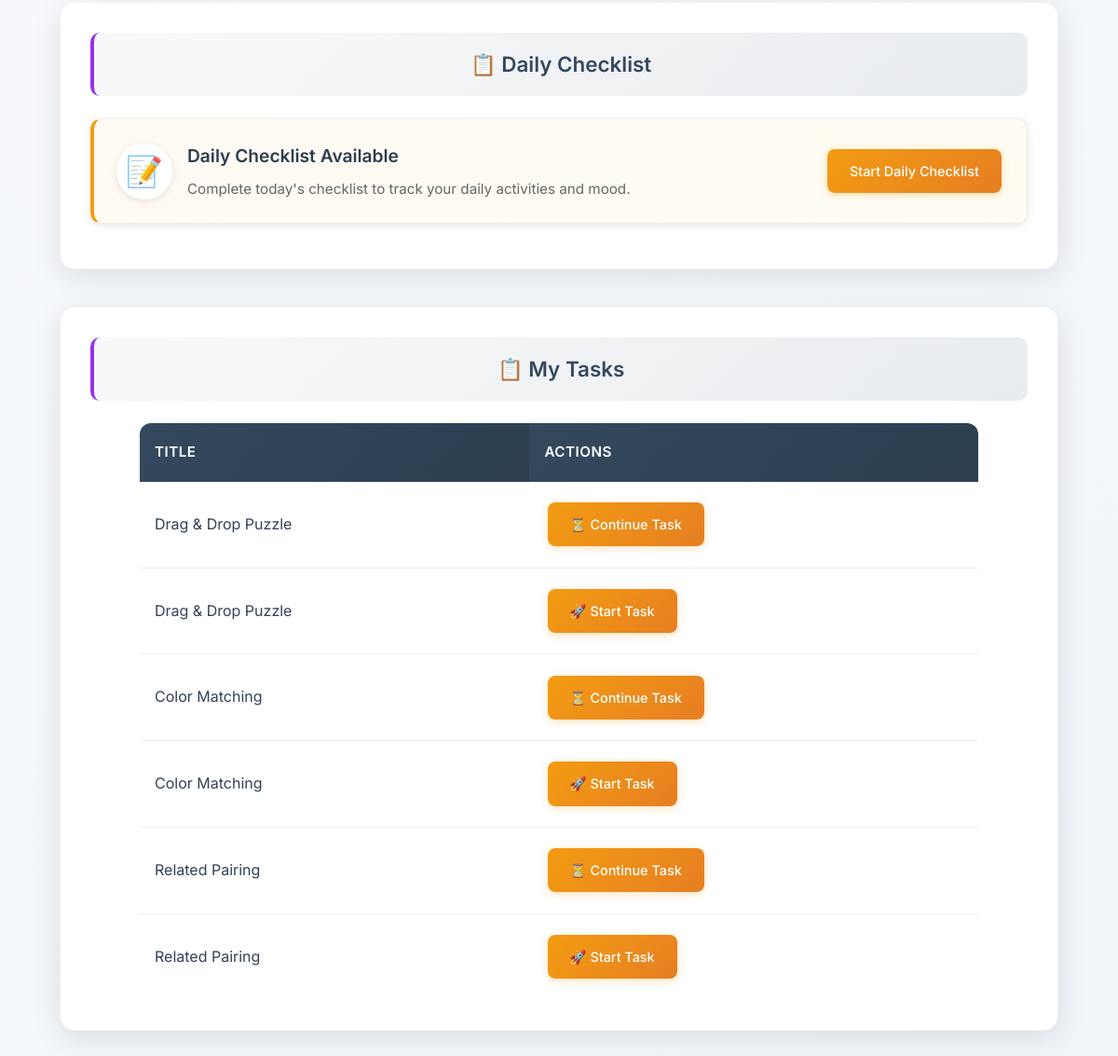
/patient-dashboard/ (signed in, lower part), run on an earlier commit of the app's database.
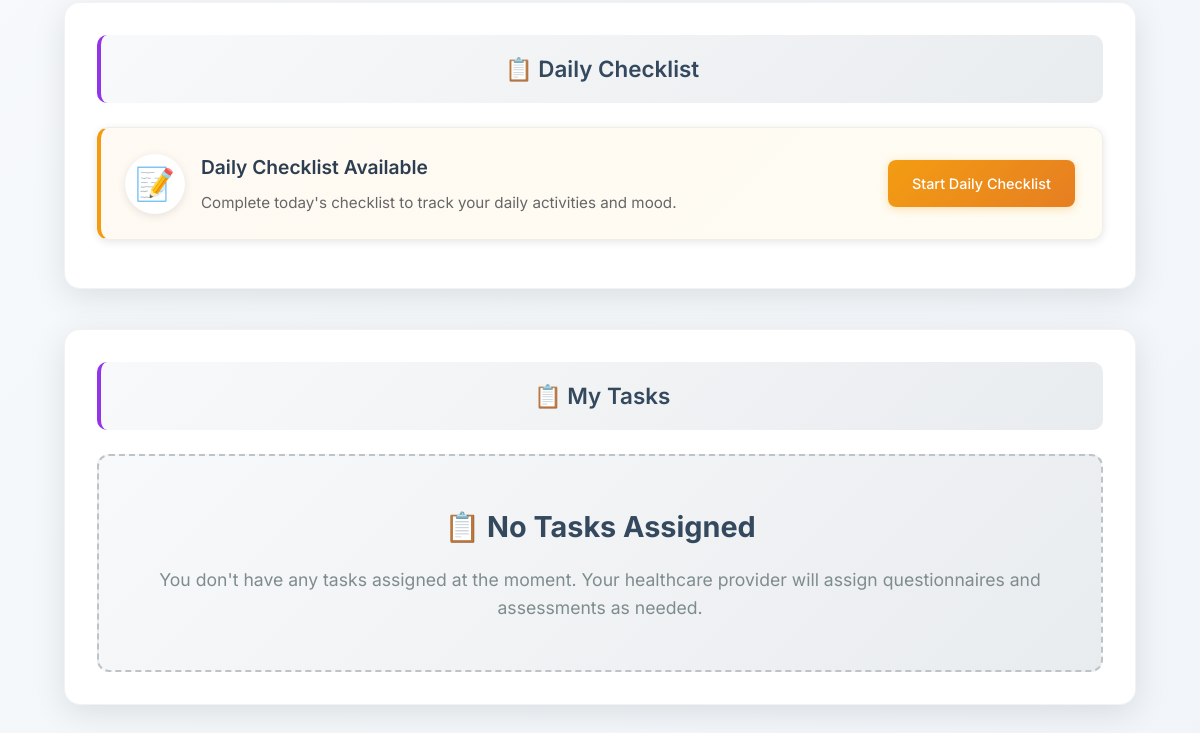
And on a later commit of the database.
### taskmanager/models.py (models this page shows, shortened)
class Task(models.Model):
    title = models.CharField(max_length=255)
    description = models.TextField(blank=True, null=True)
    task_type = models.CharField(max_length=50, choices=TASK_TYPES)
    difficulty = models.CharField(
        max_length=50,
        choices=DIFFICULTY_LEVELS,
        blank=True,
        null=True,
        help_text="Cognitive difficulty level for games"
    )
    assigned_by = models.ForeignKey(UserProfile, related_name='assigned_tasks', on_delete=models.CASCADE)
    assigned_to = models.ForeignKey(UserProfile, related_name='tasks', on_delete=models.CASCADE)
    completed_by = models.ForeignKey(UserProfile, related_name='completed_tasks', on_delete=models.SET_NULL, null=True, blank=True)
    status = models.CharField(max_length=20, choices=[
        ('assigned', 'Assigned'),
        ('in_progress', 'In Progress'),
        ('completed', 'Completed'),
    ], default='assigned')
    created_at = models.DateTimeField(auto_now_add=True)
    assigned_at = models.DateTimeField(auto_now_add=True)
    due_date = models.DateTimeField(blank=True, null=True)
    completed_at = models.DateTimeField(null=True, blank=True)
    task_config = models.JSONField(default=dict, blank=True)
    class Meta:
        ordering = ['-created_at']

### users/views.py (the view)
# urls.py: path('patient-dashboard/', views.patient_dashboard, name='patient_dashboard'),
@login_required
def patient_dashboard(request):
    if not hasattr(request.user, 'profile') or request.user.profile.user_type != 'patient':
        messages.error(request, 'You do not have permission to access the patient dashboard.')
        return redirect('home')
    pending_tasks = Task.objects.filter(
        assigned_to=request.user.profile,
        status__in=['assigned', 'in_progress']
    ).order_by('due_date', 'created_at')
    appointments = Appointment.objects.filter(patient=request.user.profile).order_by('datetime')
    daily_checklist_submitted = not DailyChecklistSubmission.can_submit_today(request.user.profile)
    today_submission = DailyChecklistSubmission.get_today_submission(request.user.profile)
    context = {
        'user': request.user,
        'user_type': 'Patient',
        'pending_tasks': pending_tasks,
        'appointments': appointments,
        'daily_checklist_submitted': daily_checklist_submitted,
        'today_submission': today_submission
    }
    return render(request, 'dashboards/patient_dashboard.html', context)

### taskmanager/models.py (called while the page is built)
    @classmethod
    def get_today_submission(cls, patient):
        today = date.today()
        try:
            return cls.objects.get(patient=patient, submission_date=today)
        except cls.DoesNotExist:
            return None

    @classmethod
    def can_submit_today(cls, patient):
        return cls.get_today_submission(patient) is None

### templates/dashboards/patient_dashboard.html (shortened to what this page needs)
{% extends 'layouts/base.html' %}
{% block content %}
<div class="dashboard-container">
    <div class="dashboard-section">
        <h2 class="section-title patient">📋 Daily Checklist</h2>
        {% if daily_checklist_submitted %}
            <div class="daily-checklist-completed">
                <div class="checklist-status">
                    <span class="status-icon">✅</span>
                    <div class="status-text">
                        <h3>Daily Checklist Completed</h3>
                        <p>You've already submitted today's checklist. Great job!</p>
                        {% if today_submission %}
                            <p class="submission-info">Submitted on {{ today_submission.created_at|date:"F j, Y" }} at {{ today_submission.created_at|time:"g:i A" }}</p>
                        {% endif %}
                    </div>
                </div>
                <div class="checklist-actions">
                    <a href="{% url 'taskmanager:daily_checklist_results' %}" class="action-btn view-btn">View Results</a>
                </div>
            </div>
        {% else %}
            <div class="daily-checklist-pending">
                <div class="checklist-status">
                    <span class="status-icon">📝</span>
                    <div class="status-text">
                        <h3>Daily Checklist Available</h3>
                        <p>Complete today's checklist to track your daily activities and mood.</p>
                    </div>
                </div>
                <div class="checklist-actions">
                    <a href="{% url 'taskmanager:daily_checklist_submit' %}" class="action-btn start-btn">Start Daily Checklist</a>
                </div>
            </div>
        {% endif %}
    </div>
    <div class="dashboard-section">
        <h2 class="section-title patient">📋 My Tasks</h2>
        {% if pending_tasks %}
        <div class="tasks-list">
            <table class="enhanced-table">
                <thead>
                    <tr>
                        <th>Title</th>
                        <th>Actions</th>
                    </tr>
                </thead>
                <tbody>
                {% for task in pending_tasks %}
                    <tr>
                        <td>
                            {{ task.title }}
                        </td>
                        <td>
                            <a href="{% url 'taskmanager:take_task' task.id %}" class="action-btn start-btn">
                                {% if task.status == 'assigned' %}
                                    🚀 Start Task
                                {% else %}
                                    ⏳ Continue Task
                                {% endif %}
                            </a>
                        </td>
                    </tr>
                {% endfor %}
                </tbody>
            </table>
        </div>
        {% else %}
        <div class="empty-state-main">
            <h2>📋 No Tasks Assigned</h2>
            <p>You don't have any tasks assigned at the moment. Your healthcare provider will assign questionnaires and assessments as needed.</p>
        </div>
        {% endif %}
    </div>
</div>
{% endblock %}

What changed in the data, as far as the page shows it:
removed Task: title "Drag & Drop Puzzle", status "⏳ Continue Task"
removed Task: title "Drag & Drop Puzzle", status "🚀 Start Task"
removed Task: title "Color Matching", status "⏳ Continue Task"
removed Task: title "Color Matching", status "🚀 Start Task"
removed Task: title "Related Pairing", status "⏳ Continue Task"
removed Task: title "Related Pairing", status "🚀 Start Task"
Also different on the page:
text no longer shown: "TITLE ACTIONS"
text now shown: "📋 No Tasks Assigned You don't have any tasks assigned at the moment. Your healthcare provider will assign questionnaires and assessments as needed."
